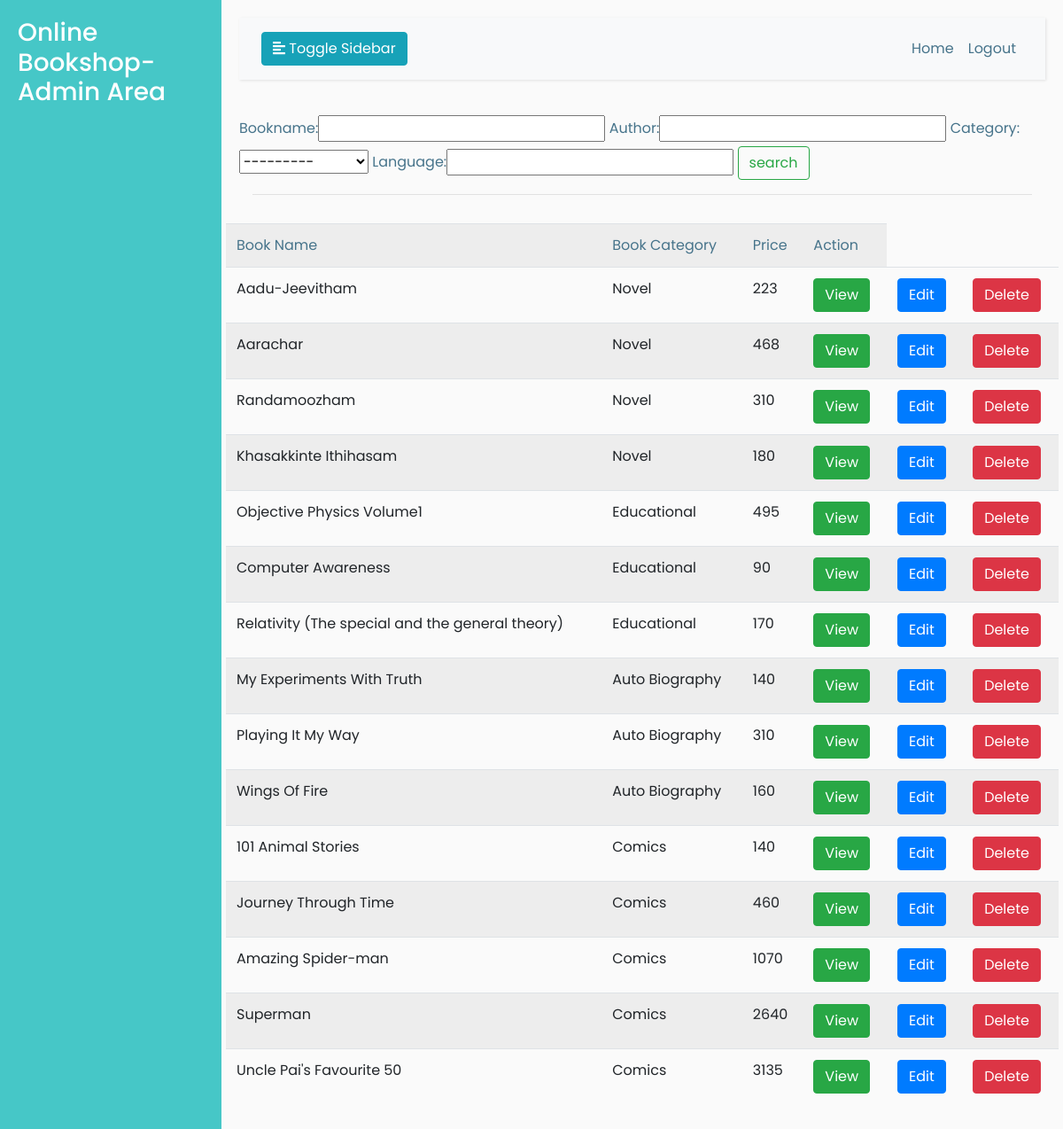
The page /adminapp/bookonstock on the database its author committed.
### adminapp/models.py (models this page shows, shortened)
class Book(models.Model):
    bookname=models.CharField(max_length=120)
    author=models.CharField(max_length=100)
    category=models.ForeignKey(BookCategory,on_delete=models.CASCADE)
    language=models.CharField(max_length=100)
    publisher=models.CharField(max_length=100)
    pages=models.IntegerField()
    price=models.IntegerField()
    image=models.ImageField(upload_to="images/")

class BookCategory(models.Model):
    category_name=models.CharField(max_length=120,unique=True)
    def __str__(self):
        return self.category_name

### adminapp/views.py (the view)
# urls.py: path('bookonstock',BooksOnStock,name="bookonstock"),
def BooksOnStock(request):
    context={}
    ob=Book.objects.all()
    context['allbooks']=ob
    form=OrderFilter()
    context['search']=form
    if request.method=='POST':
        obj = OrderFilter(request.POST, queryset=ob)
        print(obj)
        context['books'] = obj
        return render(request, "adminapp/onstockview.html",context)
    return render(request,"adminapp/onstockview.html",context)

### adminapp/templates/adminapp/onstockview.html (shortened to what this page needs)
<!DOCTYPE html>
{% extends "adminapp/create_edit_base.html" %}
{% block body_block %}
<div class="container">
 <div class="row">
            <form method="post" style="color:#47748b">
                    {{search.form}}
                <input type="submit" class="btn btn-outline-success" value="search">
            </form>
</div>
<hr>
<div class="row">
        </div>
</div>
<div class="row">
            <table class="table table-striped">
                <tr style="color:#47748b">
                    <td>Book Name</td>
                    <td>Book Category</td>
                    <td>Price</td>
                    <td>Action</td>
                </tr>
                {% for book in allbooks %}
                <tr>
                    <td>{{book.bookname}}</td>
                    <td>{{book.category}}</td>
                    <td>{{book.price}}</td>
                    <td><a href="{% url 'bookview' book.id%}" class="btn btn-success">View</a>    </td>
                    <td><a href="{% url 'bookedit' book.id%}" class="btn btn-primary">Edit</a>    </td>
                    <td><a href="{% url 'deletebook' book.id%}" class="btn btn-danger">Delete</a>  </td>
                </tr>
                {% endfor %}
            </table>
        </div>
</div>
{% endblock %}

### adminapp/templates/adminapp/create_edit_base.html (shortened to what this page needs)
<!DOCTYPE html>
<html>
{% load static %}
<head>
    <link rel="stylesheet" href="https://stackpath.bootstrapcdn.com/bootstrap/4.1.0/css/bootstrap.min.css">
    <link rel="stylesheet" href="{% static "css/style.css" %}">
</head>
<body>
    <div class="wrapper">
        <nav id="sidebar">
            <div class="sidebar-header">
                <h3>Online Bookshop-Admin Area</h3>
            </div>
            <ul class="list-unstyled components">
        </nav>
        <div id="content">
            <nav class="navbar navbar-expand-lg navbar-light bg-light">
                <div class="container-fluid">
                    <button type="button" id="sidebarCollapse" class="btn btn-info">
                        <i class="fas fa-align-left"></i>
                        <span>Toggle Sidebar</span>
                    </button>
                    <div class="collapse navbar-collapse" id="navbarSupportedContent">
                        <ul class="nav navbar-nav ml-auto">
                            <li class="nav-item active">
                                <a class="nav-link" href="{%url 'adminhome' %}" style="color:#47748b">Home</a>
                            </li>
                            <li class="nav-item active">
                            <a class="nav-link" href="{%url 'logoutpage' %}"style="color:#47748b">Logout</a>
                            </li>
                        </ul>
                    </div>
                </div>
            </nav>
{% block body_block %}
            {% endblock %}
</body>
</html>

### adminapp/static/css/style.css (style rules this page uses)
body { font-family: 'Poppins', sans-serif; background: #fafafa; }
a, a:hover, a:focus { color: inherit; text-decoration: none; transition: all 0.3s; }
.navbar { padding: 15px 10px; background: #fff; border: none; border-radius: 0; margin-bottom: 40px; box-shadow: 1px 1px 3px rgba(0, 0, 0, 0.1); }
.wrapper { display: flex; width: 100%; align-items: stretch; }
#sidebar { min-width: 250px; max-width: 250px; background: #46C7C7; color: #fff; transition: all 0.3s; }
#sidebar .sidebar-header { padding: 20px; background: #46C7C7; }
#sidebar ul.components { padding: 20px 0; border-bottom: 1px solid #46C7C7; }
#content { width: 100%; padding: 20px; min-height: 100vh; transition: all 0.3s; }

### rows shown on the page
Book: bookname "Aadu-Jeevitham", category "Novel", price "223"
Book: bookname "Aarachar", category "Novel", price "468"
Book: bookname "Randamoozham", category "Novel", price "310"
Book: bookname "Khasakkinte Ithihasam", category "Novel", price "180"
Book: bookname "Objective Physics Volume1", category "Educational", price "495"
Book: bookname "Computer Awareness", category "Educational", price "90"
Book: bookname "Relativity (The special and the general theory)", category "Educational", price "170"
Book: bookname "My Experiments With Truth", category "Auto Biography", price "140"
Book: bookname "Playing It My Way", category "Auto Biography", price "310"
Book: bookname "Wings Of Fire", category "Auto Biography", price "160"
Book: bookname "101 Animal Stories", category "Comics", price "140"
Book: bookname "Journey Through Time", category "Comics", price "460"
Book: bookname "Amazing Spider-man", category "Comics", price "1070"
Book: bookname "Superman", category "Comics", price "2640"
Book: bookname "Uncle Pai's Favourite 50", category "Comics", price "3135"
